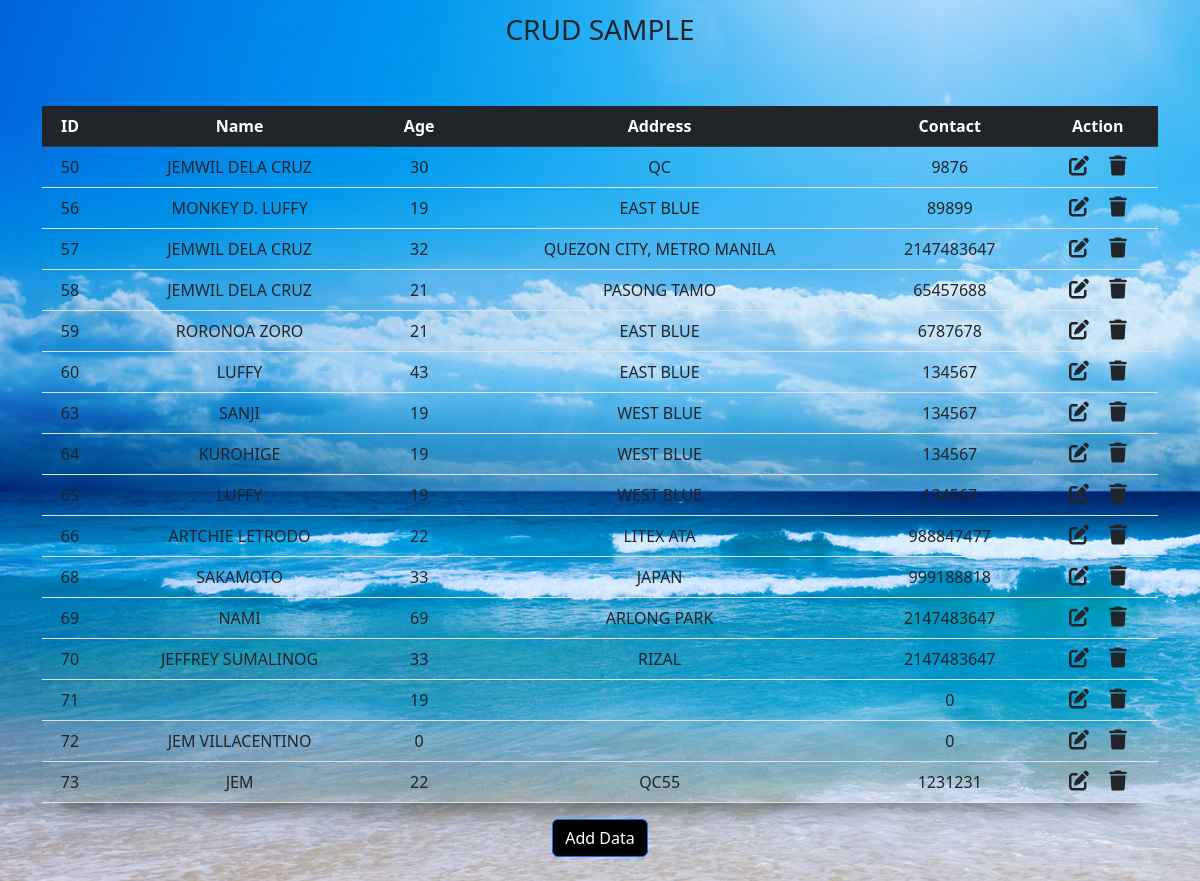
/CRUD/index_orig.php, run on the app's committed database.
### tables this page shows
CREATE TABLE `crud_db` (
  `ID` int(11) NOT NULL,
  `Name` varchar(255) NOT NULL,
  `Age` int(50) NOT NULL,
  `Address` varchar(255) NOT NULL,
  `ContactNum` int(50) NOT NULL
);

### CRUD/index_orig.php (the view, shortened to what this page needs)
<?php
include "connect.php";
?>
<!DOCTYPE html>
<html lang="en">
<head>
  <link rel="stylesheet" href="https://cdnjs.cloudflare.com/ajax/libs/font-awesome/6.4.0/css/all.min.css" />
 <link href="https://cdn.jsdelivr.net/npm/bootstrap@5.2.3/dist/css/bootstrap.min.css" rel="stylesheet">
</head>
<body>
  <nav class="navbar navbar-light justify-content-center fs-3 mb-5">
    CRUD SAMPLE
  </nav>
  <div class="container">
    <table class="table table-hover text-center">
      <thead class="table-dark">
        <tr>
          <th scope="col">ID</th>
          <th scope="col">Name</th>
          <th scope="col">Age</th>
          <th scope="col">Address</th>
          <th scope="col">Contact</th>
          <th scope="col">Action</th>
        </tr>
      </thead>
      <tbody>
        <?php
        $sql = "SELECT * FROM crud_db";
        $result = mysqli_query($conn, $sql);
        while ($row = mysqli_fetch_assoc($result)) {
        ?>
          <tr>
            <td><?php echo $row["ID"] ?></td>
            <td><?php echo strtoupper(string: $row["Name"]) ?></td>
            <td><?php echo $row["Age"] ?></td>
            <td><?php echo strtoupper(string: $row["Address"]) ?></td>
            <td><?php echo $row["ContactNum"] ?></td>
            <td>
              <a href="edit.php?ID=<?php echo $row["ID"] ?>" class="link-dark"><i class="fa-solid fa-pen-to-square fs-5 me-3"></i></a>
              <a href="delete.php?ID=<?= $row['ID']; ?>" onclick="return confirm('Are you sure you want to delete this record?');"
                class="link-dark">
                <i class="fa-solid fa-trash fs-5"></i>
              </a>
            </td>
          </tr>
        <?php
        }
        ?>
      </tbody>
    </table>
    <div class="text-center mb-4">
      <button type="button" class="btn btn-primary" data-bs-toggle="modal" data-bs-target="#addDataModal">
        Add Data
      </button>
    </div>
</body>
</html>

### CRUD/index_orig.php (style rules this page uses)
.btn { background-color: black; }
body { background-image: url(beach.jpg); }
.table { box-shadow: rgba(0, 0, 0, 0.45) 0px 25px 20px -20px; }

### data on the page
crud_db: ID "50", Name "JEMWIL DELA CRUZ", Age "30", Address "QC", ContactNum "9876"
crud_db: ID "56", Name "MONKEY D. LUFFY", Age "19", Address "EAST BLUE", ContactNum "89899"
crud_db: ID "57", Name "JEMWIL DELA CRUZ", Age "32", Address "QUEZON CITY, METRO MANILA", ContactNum "2147483647"
crud_db: ID "58", Name "JEMWIL DELA CRUZ", Age "21", Address "PASONG TAMO", ContactNum "65457688"
crud_db: ID "59", Name "RORONOA ZORO", Age "21", Address "EAST BLUE", ContactNum "6787678"
crud_db: ID "60", Name "LUFFY", Age "43", Address "EAST BLUE", ContactNum "134567"
crud_db: ID "63", Name "SANJI", Age "19", Address "WEST BLUE", ContactNum "134567"
crud_db: ID "64", Name "KUROHIGE", Age "19", Address "WEST BLUE", ContactNum "134567"
crud_db: ID "65", Name "LUFFY", Age "19", Address "WEST BLUE", ContactNum "134567"
crud_db: ID "66", Name "ARTCHIE LETRODO", Age "22", Address "LITEX ATA", ContactNum "988847477"
crud_db: ID "68", Name "SAKAMOTO", Age "33", Address "JAPAN", ContactNum "999188818"
crud_db: ID "69", Name "NAMI", Age "69", Address "ARLONG PARK", ContactNum "2147483647"
crud_db: ID "70", Name "JEFFREY SUMALINOG", Age "33", Address "RIZAL", ContactNum "2147483647"
crud_db: ID "71", Age "19", ContactNum "0"
crud_db: ID "72", Name "JEM VILLACENTINO", Age "0", ContactNum "0"
crud_db: ID "73", Name "JEM", Age "22", Address "QC55", ContactNum "1231231"
